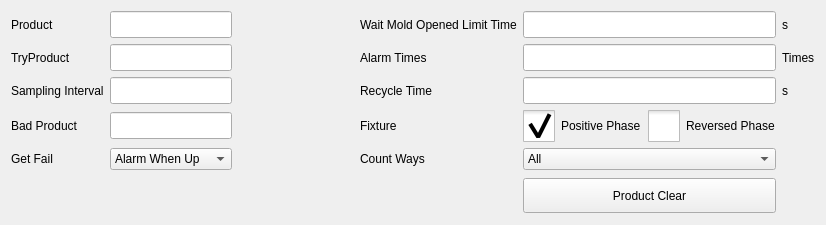
<?xml version="1.0" encoding="UTF-8"?>
<ui version="4.0">
 <class>ICHCProductSettingFrame</class>
 <widget class="QFrame" name="ICHCProductSettingFrame">
  <property name="geometry">
   <rect>
    <x>0</x>
    <y>0</y>
    <width>826</width>
    <height>225</height>
   </rect>
  </property>
  <property name="windowTitle">
   <string>Frame</string>
  </property>
  <property name="frameShape">
   <enum>QFrame::NoFrame</enum>
  </property>
  <property name="frameShadow">
   <enum>QFrame::Plain</enum>
  </property>
  <layout class="QGridLayout" name="gridLayout">
   <item row="4" column="3">
    <widget class="QLabel" name="label_18">
     <property name="styleSheet">
      <string notr="true">height:27px ;</string>
     </property>
     <property name="text">
      <string>Count Ways</string>
     </property>
    </widget>
   </item>
   <item row="1" column="3">
    <widget class="QLabel" name="label_5">
     <property name="text">
      <string>Alarm Times</string>
     </property>
    </widget>
   </item>
   <item row="1" column="5">
    <widget class="ICLineEditWithVirtualNumericKeypad" name="alarmTimesEdit">
     <property name="minimumSize">
      <size>
       <width>0</width>
       <height>27</height>
      </size>
     </property>
     <property name="maximumSize">
      <size>
       <width>16777215</width>
       <height>27</height>
      </size>
     </property>
    </widget>
   </item>
   <item row="0" column="6">
    <widget class="QLabel" name="label_4">
     <property name="text">
      <string>s</string>
     </property>
    </widget>
   </item>
   <item row="0" column="2">
    <spacer name="horizontalSpacer">
     <property name="orientation">
      <enum>Qt::Horizontal</enum>
     </property>
     <property name="sizeHint" stdset="0">
      <size>
       <width>40</width>
       <height>20</height>
      </size>
     </property>
    </spacer>
   </item>
   <item row="1" column="0">
    <widget class="QLabel" name="label_7">
     <property name="text">
      <string>TryProduct</string>
     </property>
    </widget>
   </item>
   <item row="4" column="5">
    <widget class="QComboBox" name="countUnitBox">
     <item>
      <property name="text">
       <string>All</string>
      </property>
     </item>
     <item>
      <property name="text">
       <string>Good</string>
      </property>
     </item>
     <item>
      <property name="text">
       <string>Stack-1</string>
      </property>
     </item>
     <item>
      <property name="text">
       <string>Stack-2</string>
      </property>
     </item>
     <item>
      <property name="text">
       <string>Stack-3</string>
      </property>
     </item>
     <item>
      <property name="text">
       <string>Stack-4</string>
      </property>
     </item>
    </widget>
   </item>
   <item row="0" column="0">
    <widget class="QLabel" name="label">
     <property name="text">
      <string>Product</string>
     </property>
    </widget>
   </item>
   <item row="0" column="3" colspan="2">
    <widget class="QLabel" name="label_2">
     <property name="text">
      <string>Wait Mold Opened Limit Time</string>
     </property>
    </widget>
   </item>
   <item row="7" column="5">
    <widget class="QPushButton" name="productClearButton">
     <property name="minimumSize">
      <size>
       <width>0</width>
       <height>35</height>
      </size>
     </property>
     <property name="maximumSize">
      <size>
       <width>16777215</width>
       <height>30</height>
      </size>
     </property>
     <property name="text">
      <string>Product Clear</string>
     </property>
     <property name="autoRepeat">
      <bool>true</bool>
     </property>
     <property name="autoRepeatDelay">
      <number>50</number>
     </property>
    </widget>
   </item>
   <item row="1" column="1">
    <widget class="ICLineEditWithVirtualNumericKeypad" name="tryProductEdit">
     <property name="minimumSize">
      <size>
       <width>0</width>
       <height>27</height>
      </size>
     </property>
     <property name="maximumSize">
      <size>
       <width>16777215</width>
       <height>27</height>
      </size>
     </property>
    </widget>
   </item>
   <item row="0" column="5">
    <widget class="ICLineEditWithVirtualNumericKeypad" name="waitTimeEdit">
     <property name="minimumSize">
      <size>
       <width>0</width>
       <height>27</height>
      </size>
     </property>
     <property name="maximumSize">
      <size>
       <width>16777215</width>
       <height>27</height>
      </size>
     </property>
    </widget>
   </item>
   <item row="3" column="5">
    <layout class="QHBoxLayout" name="horizontalLayout_2">
     <item>
      <widget class="QCheckBox" name="positiveCheckBox">
       <property name="styleSheet">
        <string notr="true">::indicator {
     width: 32px;
     height: 32px;
 }

::indicator:unchecked 
{
     image: url(:/resource/check_unchecked.png);
 }
::indicator:checked 
{
     image: url(:/resource/check_checked.png);
 }

QRadioButton::indicator:checked:disabled
{
 image: url(:/resource/check_checked_disable.png);
}

QRadioButton::indicator:unchecked:disabled
{
 image: url(:/resource/check_unchecked_disable.png);
}</string>
       </property>
       <property name="text">
        <string>Positive Phase</string>
       </property>
       <property name="checked">
        <bool>true</bool>
       </property>
       <attribute name="buttonGroup">
        <string notr="true">buttonGroup</string>
       </attribute>
      </widget>
     </item>
     <item>
      <widget class="QCheckBox" name="reversedCheckBox">
       <property name="acceptDrops">
        <bool>false</bool>
       </property>
       <property name="autoFillBackground">
        <bool>false</bool>
       </property>
       <property name="styleSheet">
        <string notr="true">::indicator {
     width: 32px;
     height: 32px;
 }

::indicator:unchecked 
{
     image: url(:/resource/check_unchecked.png);
 }
::indicator:checked 
{
     image: url(:/resource/check_checked.png);
 }

QRadioButton::indicator:checked:disabled
{
 image: url(:/resource/check_checked_disable.png);
}

QRadioButton::indicator:unchecked:disabled
{
 image: url(:/resource/check_unchecked_disable.png);
}</string>
       </property>
       <property name="text">
        <string>Reversed Phase</string>
       </property>
       <property name="checkable">
        <bool>true</bool>
       </property>
       <property name="checked">
        <bool>false</bool>
       </property>
       <attribute name="buttonGroup">
        <string notr="true">buttonGroup</string>
       </attribute>
      </widget>
     </item>
    </layout>
   </item>
   <item row="1" column="6">
    <widget class="QLabel" name="label_6">
     <property name="text">
      <string>Times</string>
     </property>
    </widget>
   </item>
   <item row="0" column="1">
    <widget class="ICLineEditWithVirtualNumericKeypad" name="productLineEdit">
     <property name="minimumSize">
      <size>
       <width>0</width>
       <height>27</height>
      </size>
     </property>
     <property name="maximumSize">
      <size>
       <width>16777215</width>
       <height>27</height>
      </size>
     </property>
    </widget>
   </item>
   <item row="3" column="3">
    <widget class="QLabel" name="label_17">
     <property name="styleSheet">
      <string notr="true">height:27px ;</string>
     </property>
     <property name="text">
      <string>Fixture</string>
     </property>
    </widget>
   </item>
   <item row="2" column="3">
    <widget class="QLabel" name="label_11">
     <property name="text">
      <string>Recycle Time</string>
     </property>
    </widget>
   </item>
   <item row="2" column="5">
    <widget class="ICLineEditWithVirtualNumericKeypad" name="recycleTimeEdit">
     <property name="minimumSize">
      <size>
       <width>0</width>
       <height>27</height>
      </size>
     </property>
     <property name="maximumSize">
      <size>
       <width>16777215</width>
       <height>27</height>
      </size>
     </property>
    </widget>
   </item>
   <item row="2" column="6">
    <widget class="QLabel" name="label_12">
     <property name="text">
      <string>s</string>
     </property>
    </widget>
   </item>
   <item row="2" column="0">
    <widget class="QLabel" name="label_8">
     <property name="text">
      <string>Sampling Interval</string>
     </property>
    </widget>
   </item>
   <item row="2" column="1">
    <widget class="ICLineEditWithVirtualNumericKeypad" name="samplingEdit">
     <property name="minimumSize">
      <size>
       <width>0</width>
       <height>27</height>
      </size>
     </property>
     <property name="maximumSize">
      <size>
       <width>16777215</width>
       <height>27</height>
      </size>
     </property>
    </widget>
   </item>
   <item row="3" column="0">
    <widget class="QLabel" name="label_9">
     <property name="text">
      <string>Bad Product</string>
     </property>
    </widget>
   </item>
   <item row="3" column="1">
    <widget class="ICLineEditWithVirtualNumericKeypad" name="samplingEdit_3">
     <property name="minimumSize">
      <size>
       <width>0</width>
       <height>27</height>
      </size>
     </property>
     <property name="maximumSize">
      <size>
       <width>16777215</width>
       <height>27</height>
      </size>
     </property>
    </widget>
   </item>
   <item row="4" column="0">
    <widget class="QLabel" name="label_10">
     <property name="text">
      <string>Get Fail</string>
     </property>
    </widget>
   </item>
   <item row="4" column="1">
    <widget class="QComboBox" name="getFailWay">
     <item>
      <property name="text">
       <string>Alarm When Up</string>
      </property>
     </item>
     <item>
      <property name="text">
       <string>Alarm Once</string>
      </property>
     </item>
    </widget>
   </item>
  </layout>
 </widget>
 <customwidgets>
  <customwidget>
   <class>ICLineEditWithVirtualNumericKeypad</class>
   <extends>QLineEdit</extends>
   <header>iclineeditwithvirtualnumerickeypad.h</header>
  </customwidget>
 </customwidgets>
 <resources/>
 <connections/>
 <buttongroups>
  <buttongroup name="buttonGroup"/>
 </buttongroups>
</ui>
